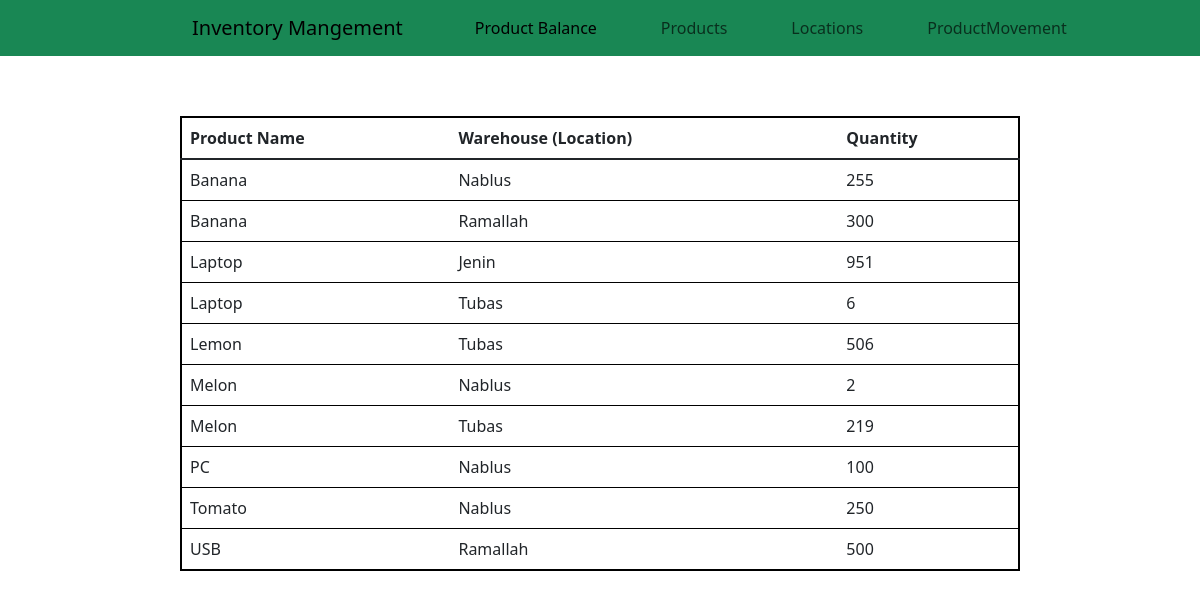
The page / on the database its author committed.
### Inv.py (models this page shows, shortened)
class ProductMovement(db.Model) :
    movement_id=db.Column(db.Integer, primary_key=True , nullable = False)
    timestamp = db.Column(db.DateTime(timezone=True),server_default=func.now())
    from_location = db.Column(db.Integer, db.ForeignKey('location.location_id'), nullable = True)
    to_location = db.Column(db.Integer, db.ForeignKey('location.location_id'), nullable = True)
    product_id = db.Column(db.String(200), db.ForeignKey('product.product_id'))
    location_from = db.relationship('Location', foreign_keys=from_location)
    location_to  = db.relationship('Location', foreign_keys=to_location)
    qty = db.Column(db.Integer)

### Inv.py (the view)
@app.route("/")
def product_balance():
        qry = db.session.query(
            ProductMovement.product_id,
            ProductMovement.to_location,
            func.sum(ProductMovement.qty),
            ProductMovement.from_location,
                 )
        qry = qry.group_by(ProductMovement.product_id,ProductMovement.to_location)
        productBal2=qry.all()
        return render_template("productBalance.html",productBal=productBal2)

### templates/productBalance.html (shortened to what this page needs)
<!DOCTYPE html>
<html lang="en">
<head>
    <link href="https://cdn.jsdelivr.net/npm/bootstrap@5.3.0-alpha1/dist/css/bootstrap.min.css" rel="stylesheet">
    <link rel="stylesheet" type="text/css" href="{{ url_for('static', filename='css/style.css') }}">
</head>
<body>
    <nav class="navbar navbar-expand-lg bg-success">
        <div class="container-fluid mer">
          <a class="navbar-brand" href="#">Inventory Mangement</a>
          <div class="collapse navbar-collapse" id="navbarNavDropdown">
            <ul class="navbar-nav">
              <li class="nav-item me-5 ms-5">
                <a class="nav-link active" aria-current="page" href="/">Product Balance</a>
              </li>
              <li class="nav-item me-5">
                <a class="nav-link" href="/product">Products</a>
              </li>
              <li class="nav-item me-5">
                <a class="nav-link" href="/locations">Locations</a>
              </li>
              <li class="nav-item me-5">
                <a class="nav-link" href="/movement">ProductMovement </a>
              </li>
            </ul>
          </div>
        </div>
      </nav>
    <table class="table conatiner">
        <thead>
          <tr>
            <th scope="col">Product Name</th>
            <th scope="col">Warehouse (Location)</th>
            <th scope="col">Quantity</th>
          </tr>
        </thead>
        <tbody class="table-group-divider">
            {% for i in productBal %}
            {% if i[1] == "" and i[3] !="" %}
          <tr>
            <td>{{i[0]}}</td>
            <td>{{i[3]}}</td>
            <td>{{i[2]}}</td>
            {% else %}
            <td>{{i[0]}}</td>
            <td>{{i[1]}}</td>
            <td>{{i[2]}}</td>
          {% endif %}
          {% endfor %}
        </tbody>
      </table>
</body>
</html>

### static/css/style.css (style rules this page uses)
.conatiner { border: 2px solid black; padding: 20px; width: 70%; margin-left:15%; margin-top:5%; }
.mer { margin-left:15%; }

### rows shown on the page
ProductMovement: product "Banana", to_location "Ramallah", qty "300"
ProductMovement: product "Laptop", to_location "Jenin", qty "951"
ProductMovement: product "Laptop", to_location "Tubas", qty "6"
ProductMovement: product "Lemon", to_location "Tubas", i "506"
ProductMovement: product "Melon", i "Nablus", qty "2"
ProductMovement: product "Melon", to_location "Tubas", i "219"
ProductMovement: product "PC", to_location "Nablus", qty "100"
ProductMovement: product "Tomato", from_location "Nablus", qty "250"
ProductMovement: product "USB", from_location "Ramallah", qty "500"

### other values the page prints
{{ i[0] }} "Banana"
{{ i[1] }} "Nablus"
{{ i[2] }} "255"
